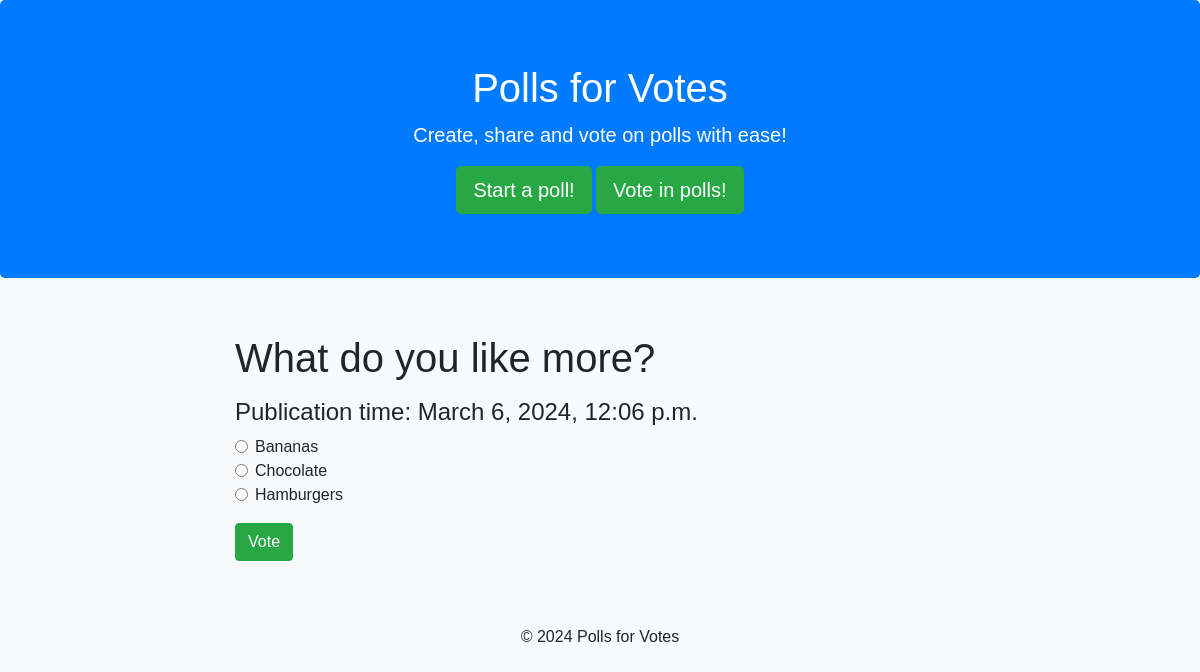
Page /10/ on the committed database.
### polls/models.py (models this page shows, shortened)
class Question(models.Model):
    question_text = models.CharField(max_length=200)
    pub_date = models.DateTimeField("date published")
    def was_published_recently(self):
        return self.pub_date >= timezone.now() - datetime.timedelta(days=1)

class Choice(models.Model):
    question = models.ForeignKey(Question, on_delete=models.CASCADE)
    choice_text = models.CharField(max_length=200)
    votes = models.IntegerField(default=0)

### polls/views.py (the view)
# urls.py: path("<int:pk>/", views.DetailView.as_view(), name="detail"),
class DetailView(generic.DetailView):
    model = Question
    template_name = "polls/detail.html"

### polls/templates/polls/detail.html (shortened to what this page needs)
{% extends "polls/base_template.html" %}
{% block content %}
<div class="container">
    <div class="row justify-content-center">
        <div class="col-md-8">
            <form action="{% url 'polls:vote' question.id %}" method="post" class="mt-4">
                <fieldset class="form-group">
                    <legend><h1>{{ question.question_text }}</h1></legend>
                    <legend><h4>Publication time: {{ question.pub_date }}</h4></legend>
                    {% for choice in question.choice_set.all %}
                        <div class="form-check">
                            <input class="form-check-input" type="radio" name="choice" id="choice{{ forloop.counter }}" value="{{ choice.id }}">
                            <label class="form-check-label" for="choice{{ forloop.counter }}">{{ choice.choice_text }}</label>
                        </div>
                    {% endfor %}
                </fieldset>
                <button type="submit" class="btn btn-primary">Vote</button>
            </form>
        </div>
    </div>
</div>
{% endblock %}

### polls/static/polls/css/style.css (style rules this page uses)
body { //background: white url("images/background.jpg") no-repeat; }
body { font-family: Arial, sans-serif; background-color: #f8f9fa; }
.btn-primary { background-color: #28a745; border-color: #28a745; }

### rows in the picture
Question: question_text "What do you like more?", pub_date "March 6, 2024, 12:06 p.m."
Choice: choice_text "Bananas"
Choice: choice_text "Chocolate"
Choice: choice_text "Hamburgers"
